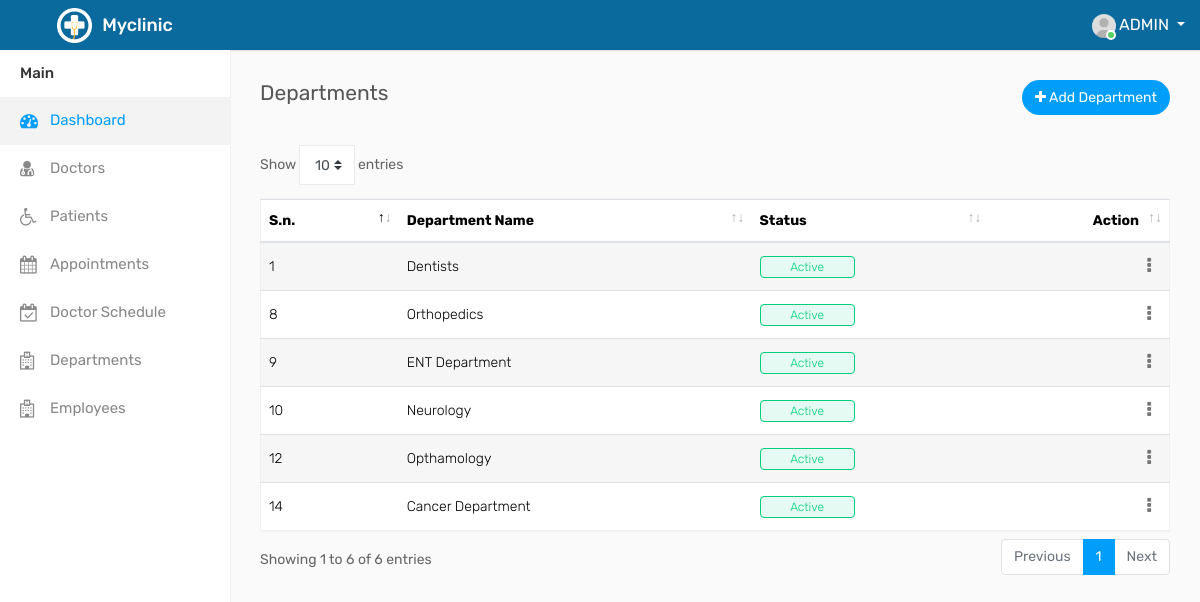
Screenshot of /department (signed in) with the database file from the repository.
### myclinic/models.py (models this page shows, shortened)
class Department(models.Model):
    DEPARTMENT_CHOICES = (
        ('Dentists', 'Dentists'),
        ('Neurology', 'Neurology'),
        ('Opthamology', 'Opthamology'),
        ('Orthopedics', 'Orthopedics'),
        ('Cancer Department', 'Cancer Department'),
        ('ENT Department', 'ENT Department'),
    )
    department = models.CharField(max_length=93, choices=DEPARTMENT_CHOICES)
    description = models.TextField()
    STATE_CHOICES = (
        ('A', 'Active'),
        ('B', 'Inactive'),
    )
    status = models.CharField(max_length=1, choices=STATE_CHOICES)
    def is_activated(self):
        if self.status == 'A':
            return True
        return False
    is_activated.boolean = True
    is_activated.short_description = "Status"

### myclinic/views.py (the view)
# urls.py: path('department', views.department, name='department'),
@login_required(login_url='login')
def department(request):
    dep_obj = Department.objects.all()
    content = {
        'dep_obj': dep_obj,
    }
    return render(request, 'pages/department/department.html', content)

### templates/pages/department/department.html (shortened to what this page needs)
{% extends 'master/master.html' %}
{% load static %}
{% block content %}
    <div class="page-wrapper">
        <div class="content">
            <div class="row">
                <div class="col-sm-5 col-5">
                    <h4 class="page-title">Departments</h4>
                </div>
                <div class="col-sm-7 col-7 text-right m-b-30">
                    <a href="{% url 'add-department' %}" class="btn btn-primary btn-rounded"><i class="fa fa-plus"></i>
                        Add
                        Department</a>
                </div>
            </div>
            <div class="row">
                <div class="col-md-12">
                    <div class="table-responsive">
                        <table class="table table-border table-striped custom-table datatable mb-0 table-hover">
                            <thead>
                            <tr>
                                <th>S.n.</th>
                                <th>Department Name</th>
                                <th>Status</th>
                                <th class="text-right">Action</th>
                            </tr>
                            </thead>
                            <tbody>
                            {% for department in dep_obj %}
                                <tr>
                                    <td>{{ department.id }}</td>
                                    <td>{{ department.get_department_display }}</td>
                                    <td>
                                        {% if department.status == 'A' %}
                                            <span class="custom-badge status-green">Active</span>
                                        {% else %}
                                            <span class="custom-badge status-red">Inactive</span>
                                        {% endif %}
                                    </td>
                                    <td class="text-right">
                                        <div class="dropdown dropdown-action">
                                            <a href="#" class="action-icon dropdown-toggle" data-toggle="dropdown"
                                               aria-expanded="false"><i class="fa fa-ellipsis-v"></i></a>
                                        </div>
                                    </td>
                                </tr>
                            {% endfor %}
                            </tbody>
                        </table>
                    </div>
                </div>
            </div>
        </div>
    </div>
{% endblock %}

### templates/layouts/header.html (shortened to what this page needs)
<!DOCTYPE html>
{% load static %}
<html lang="en">
<head>
    <link rel="stylesheet" type="text/css" href="{% static 'assets/css/bootstrap.min.css' %}">
    <link rel="stylesheet" type="text/css" href="{% static 'assets/css/font-awesome.min.css' %}">
    <link rel="stylesheet" type="text/css" href="{% static 'assets/css/select2.min.css' %}">
    <link rel="stylesheet" type="text/css" href="{% static 'assets/css/dataTables.bootstrap4.min.css' %}">
    <link rel="stylesheet" type="text/css" href="{% static 'assets/css/bootstrap-datetimepicker.min.css' %}">
    <link rel="stylesheet" type="text/css" href="{% static 'assets/css/style.css' %}">
</head>
<body>
<div class="main-wrapper">
    <div class="header">
        <div class="header-left">
            <a href="/index" class="logo">
                <img src="/static/assets/img/logo.png" width="35" height="35" alt=""> <span>Myclinic</span>
            </a>
        </div>
        <ul class="nav user-menu float-right">
            <li class="nav-item dropdown has-arrow">
                <a href="#" class="dropdown-toggle nav-link user-link" data-toggle="dropdown">
                        <span class="user-img">
							<img class="rounded-circle" src="/static/assets/img/user.jpg" width="24" alt="Admin">
							<span class="status online"></span>
						</span>
                    <span>{{ user| upper }}</span>
                </a>
            </li>
        </ul>
    </div>

### rows the page displays
Department: id "1", department "Dentists", status "Active"
Department: id "8", department "Orthopedics", status "Active"
Department: id "9", department "ENT Department", status "Active"
Department: id "10", department "Neurology", status "Active"
Department: id "12", department "Opthamology", status "Active"
Department: id "14", department "Cancer Department", status "Active"

### other values shown
{{ user| upper }} "ADMIN"
